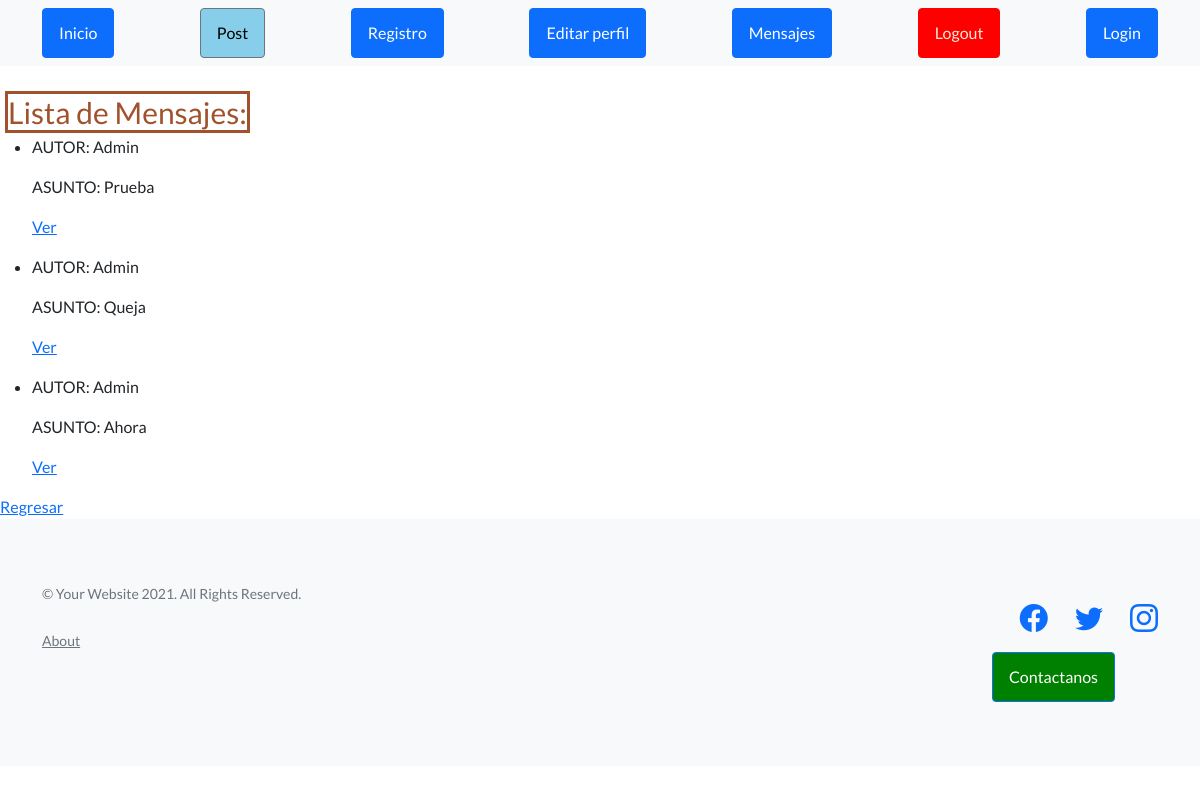
The page /AppHome/ListaMensajes/ on the database its author committed.
### AppHome/models.py (models this page shows, shortened)
class Mensajeria(models.Model):
    Fecha = models.DateTimeField(auto_now_add=True)
    Autor = models.ForeignKey(User, on_delete=models.CASCADE)
    Asunto = models.CharField(max_length=60)
    Mensaje = RichTextField()

### AppHome/views.py (the view)
# urls.py: path('ListaMensajes/', views.MensajeList.as_view(), name = 'ListaMensajes'),
class MensajeList(ListView):
    model = Mensajeria
    template_name = "AppHome/ListaMensajes.html"

### AppHome/templates/AppHome/ListaMensajes.html
{% extends 'AppHome/padre.html' %}
{% load static %}
{% block contenidopost %}
<br>
    <span style="color:sienna;border-image: initial; border: 3px solid sienna; font-size: 30px; margin-left: 5px;">Lista de Mensajes: </span>
    <ul>
        {% for mensaje in object_list %}
            <li>
                <p>AUTOR: {{ mensaje.Autor }} </p>
                <P>ASUNTO: {{ mensaje.Asunto }} </P>
                <p>
                    <a href="{% url 'DetalleMensajes' mensaje.id %}">Ver</a>
                </p>
            </li>
        {% endfor %}
    </ul>
    <a href="{% url 'Mensajes' %}">Regresar</a>
{% endblock contenidopost %}

### rows shown on the page
Mensajeria: Autor "Admin", Asunto "Prueba"
Mensajeria: Autor "Admin", Asunto "Queja"
Mensajeria: Autor "Admin", Asunto "Ahora"
